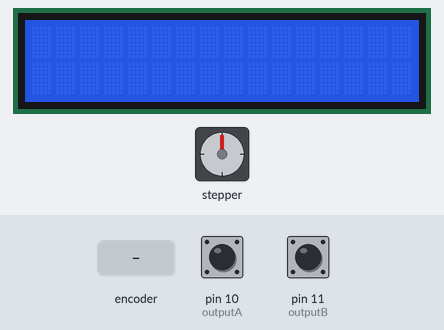
Recording of a sketch running on a simulated Arduino Uno, built with avr-gcc and run on an emulated ATmega328P. Shown: stepper motor, 16×2 character LCD. Wiring (inferred from the names in the program): stepper motor driver (200 steps per turn assumed): step pin 8; direction pin 9. The test bench sets the inputs (shaded band); at power-on: pin 10 (outputA) HIGH, pin 11 (outputB) HIGH.

Above: at 1.2 s.
1.3 s: rotary encoder on pin 10 (outputA) / pin 11 (outputB) turned 3 steps (first pin leading)
At 3.0 s:
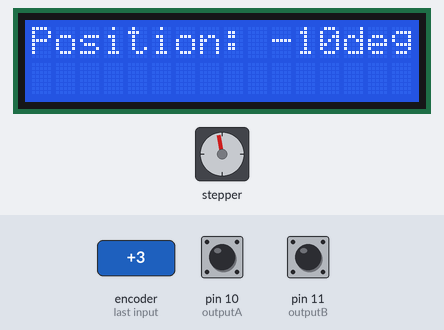
3.4 s: rotary encoder on pin 10 (outputA) / pin 11 (outputB) turned 3 steps (first pin leading)
At 4.8 s:
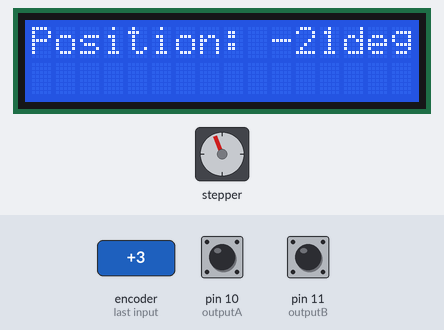
5.5 s: rotary encoder on pin 10 (outputA) / pin 11 (outputB) turned 1 step (first pin leading)
At 6.1 s:
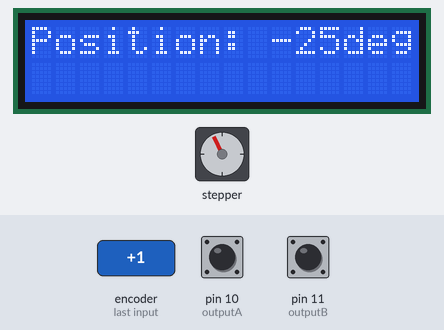
Timing chart, 0 to 8.5 s (numbered marks = the images above; inputs shaded):
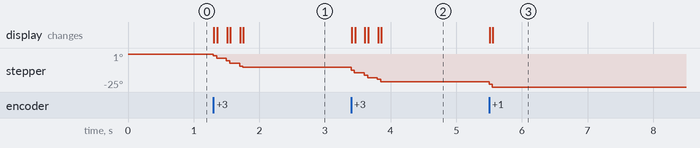

The sketch:

Rotary_With_Stepper.ino
```cpp
/*     Stepper Motor using a Rotary Encoder
 *
 *  by Dejan Nedelkovski, www.HowToMechatronics.com
 *
 */

 #include <LiquidCrystal.h> // includes the LiquidCrystal Library
 LiquidCrystal lcd(1, 2, 4, 5, 6, 7); // Creates an LC object. Parameters: (rs, enable, d4, d5, d6, d7)

// defines pins numbers
 #define stepPin 8
 #define dirPin  9
 #define outputA 10
 #define outputB 11

 int counter = 0;
 int angle = 0;
 int aState;
 int aLastState;

void setup() {
  // Sets the two pins as Outputs
  pinMode(stepPin,OUTPUT);
  pinMode(dirPin,OUTPUT);
  pinMode (outputA,INPUT);
  pinMode (outputB,INPUT);

  aLastState = digitalRead(outputA);
  lcd.begin(16,2); // Initializes the interface to the LCD screen, and specifies the dimensions (width and height) of the display }

}
void loop() {

  aState = digitalRead(outputA);

  if (aState != aLastState){
     if (digitalRead(outputB) != aState) {
       counter ++;
       angle ++;
       rotateCW();
     }
     else {
       counter--;
       angle --;
       rotateCCW();
     }
     if (counter >=30 ) {
      counter =0;
     }

     lcd.clear();
     lcd.print("Position: ");
     lcd.print(int(angle*(-1.8)));
     lcd.print("deg");
     lcd.setCursor(0,0);

   }
  aLastState = aState;
}

void rotateCW() {
  digitalWrite(dirPin,LOW);
    digitalWrite(stepPin,HIGH);
    delayMicroseconds(2000);
    digitalWrite(stepPin,LOW);
    delayMicroseconds(2000);
}
void rotateCCW() {
  digitalWrite(dirPin,HIGH);
    digitalWrite(stepPin,HIGH);
    delayMicroseconds(2000);
    digitalWrite(stepPin,LOW);
    delayMicroseconds(2000);
}
```

Measured:
- after the input at 1.3 s, stepper: turns 10° counter-clockwise in 0.45 s, starting at once; the display: first changes at once (image 1 shows a later state)
- after the input at 3.4 s, stepper: turns 11° counter-clockwise in 0.45 s, starting at once; the display: first changes at once (image 2 shows a later state)
- after the input at 5.5 s, stepper: goes -23° 0.05 s, then -25°, starting at once; the display: first changes at once (image 3 shows a later state)
